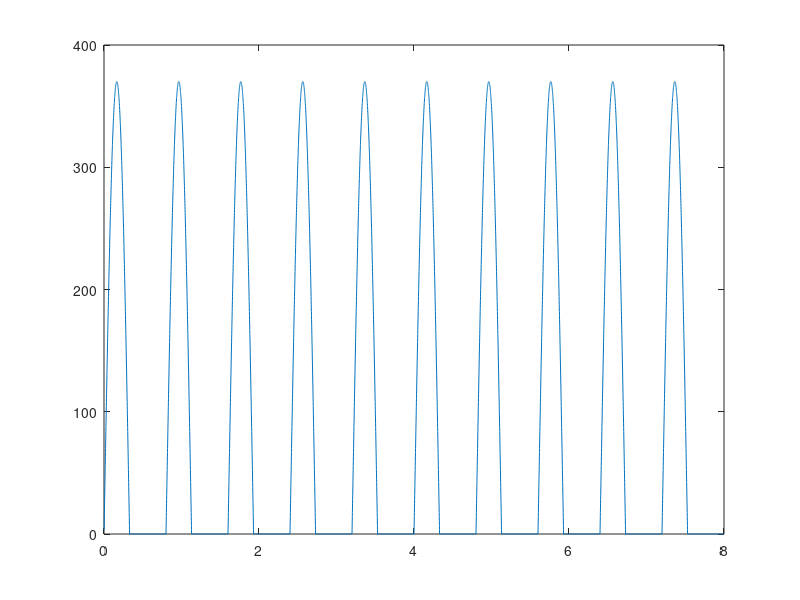
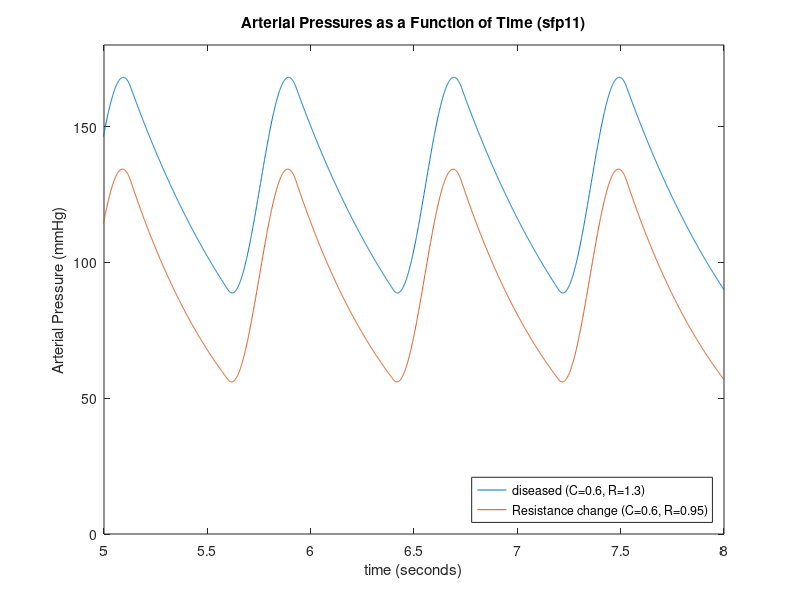

Write MATLAB code to recreate these figures, in order.
clear
time = 0.001:0.001:8;   % sec
Ts = 0.33;           % sec
T = 60/75;            % sec
Q = 370;            % mL/s 
R = 1.3;            % Arterial resistance, mmHg-sec/cm^3
C = 0.6;            % cm^3 / mmHg
dt=0.001;
numTS=floor(Ts/dt);
P=80;
for k=1:10
for j=1:800
   if j<=numTS
      out((k-1)*800+j)=Q*sin(pi*j*dt/Ts);
   else
      out((k-1)*800+j)=0;
   end
end
end
plot(time,out)
h=0.001;
N=7999;
for n=1:N
     P(n+1)= P(n)+h.*((out(n)./C)-(P(n)/(R*C)));
    t(n+1)=n.*h;
    n=n+1;
end
P1=P(5000:7999);
DP1=min(P1);
SP1=max(P1);
PP1=SP1-DP1
MAP1=(1/3)*SP1+(2/3)*DP1
figure(2)
clf
plot(time, P)
hold on
C=0.6;
R=0.95;
for n=1:N
     P(n+1)= P(n)+h.*((out(n)./C)-(P(n)/(R*C)));
    t(n+1)=n.*h;
    n=n+1;
end
P2=P(5000:7999);
DP2=min(P2);
SP2=max(P2);
PP2=SP2-DP2
MAP2=(1/3)*SP2+(2/3)*DP2

plot(time, P)
hold off
xlabel('time (seconds)')
ylabel('Arterial Pressure (mmHg)')
title('Arterial Pressures as a Function of Time (sfp11)')
legend('diseased (C=0.6, R=1.3)','Resistance change (C=0.6, R=0.95)', 'location', 'Southeast')
axis([5 8 0 180])

